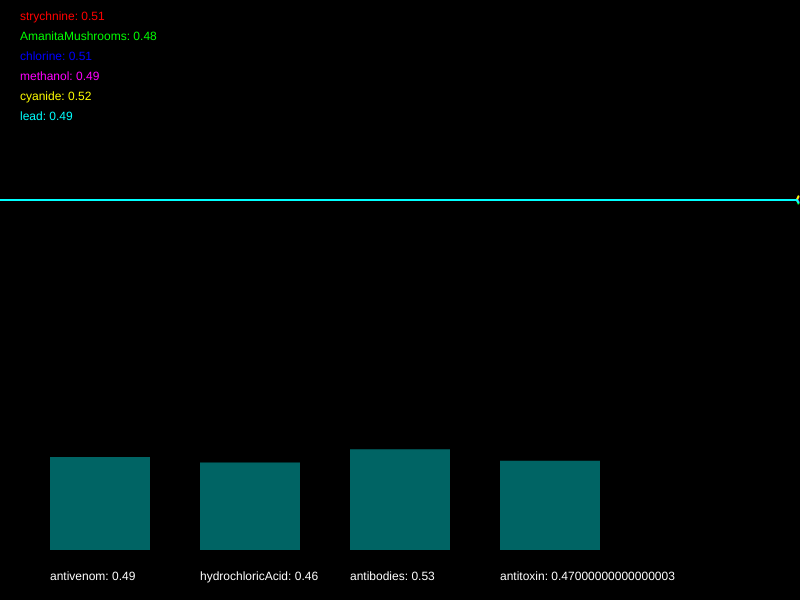
Frame 1 (no input)
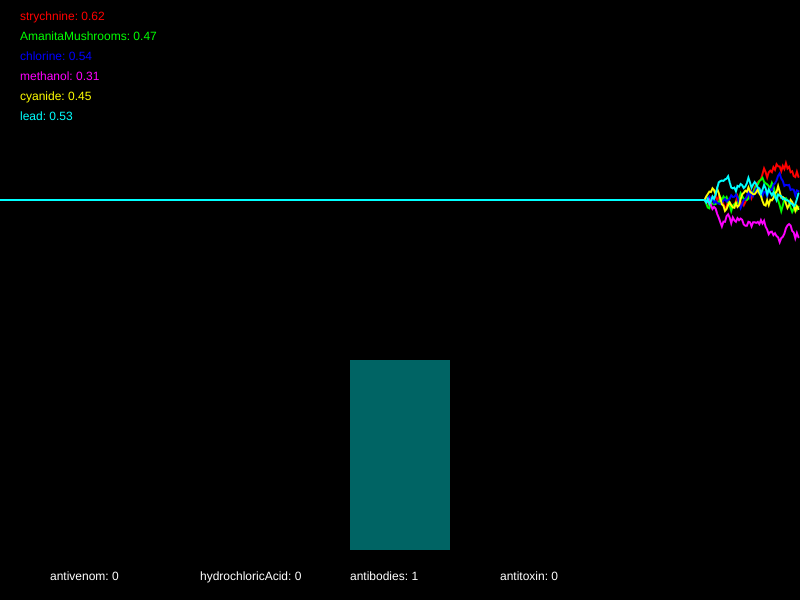
Frame 60 (no input)
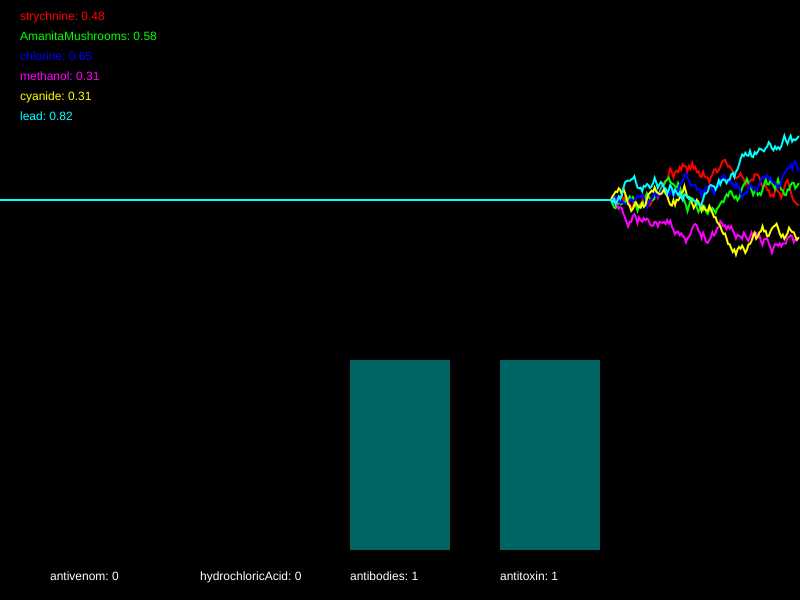
Frame 120 (the mouse pressed at the canvas centre since frame 60)

The p5.js sketch that drew these frames (run headless with seeded random() and noise() and a simulated clock; from frame 60 on, the mouse is pressed at the canvas centre):

// p5.js sketch
// ── sketch.js
/*

Officer: 6871370
CaseNum: 401-2-32618215-6871370

Case 401 - The Case of Norbert's Weiner Stand
Stage 3 - Bilious bagel

As I suspected Norbert has struck again. Ever inventive he’s set up a bagel stand and has laced the cream cheese with an ingenious but vicious toxin. This one is quite deadly so get yourself down to the lab right away.

You must develop the antidote by using conditional statements in the draw loop to do the following.

	- When either cyanide dips below 0.42, chlorine dips below 0.75, or perhaps strychnine dips below 0.27, decrease antivenom by 0.01
	- If lead goes above 0.71, AmanitaMushrooms goes above 0.67, and also methanol goes above 0.37, try increasing antivenom by 0.04
	- If either chlorine dips below 0.44, AmanitaMushrooms dips below 0.46, or perhaps cyanide dips below 0.67, decrease hydrochloricAcid by 0.04
	- When strychnine dips below 0.4 and methanol goes above 0.6, increment hydrochloricAcid by 0.04
	- If strychnine goes above 0.28 and methanol dips below 0.75, decrease antibodies by 0.01
	- When chlorine dips below 0.68 or AmanitaMushrooms dips below 0.37, increase antibodies by 0.04
	- When strychnine goes above 0.33, cyanide goes above 0.4, and also AmanitaMushrooms goes above 0.25, try decreasing antitoxin by 0.05
	- If methanol dips below 0.66 or chlorine goes above 0.55, raise antitoxin by 0.02


Your conditional statements should consider the following poisons:

	- strychnine
	- AmanitaMushrooms
	- chlorine
	- methanol
	- cyanide
	- lead


Your conditional statements should modify the following antidotes:

	- antivenom
	- hydrochloricAcid
	- antibodies
	- antitoxin


- There are many ways to complete this task but you should only use the following commands:

	if(){}
	>
	<
	&&
	||
	+=
	-=

*/

//Declare the poison variables
var strychnine;
var AmanitaMushrooms;
var chlorine;
var methanol;
var cyanide;
var lead;


//Declare the antidote variables
var antivenom;
var hydrochloricAcid;
var antibodies;
var antitoxin;


//This variable is used for drawing the graph
var graphs;


function setup()
{

	createCanvas(800,600);
	strokeWeight(2);

	//initialise the poisons and antidotes
	strychnine = 0.5;
	AmanitaMushrooms = 0.5;
	chlorine = 0.5;
	methanol = 0.5;
	cyanide = 0.5;
	lead = 0.5;
	antivenom = 0.5;
	hydrochloricAcid = 0.5;
	antibodies = 0.5;
	antitoxin = 0.5;


	//fills the graph with empty values
	graphs = [];

	for(var i = 0; i < 6; i++)
	{
		graphs.push([]);
		for(var j = 0; j < 512; j++)
		{
			graphs[i].push(0.5);
		}
	}

}

function draw()
{

	//Develop the antidote below
	//Write conditional statements to change the amount of each substance ...

	// - When either cyanide dips below 0.42, chlorine dips below 0.75, or perhaps strychnine dips below 0.27, decrease antivenom by 0.01
	// - If lead goes above 0.71, AmanitaMushrooms goes above 0.67, and also methanol goes above 0.37, try increasing antivenom by 0.04
	// - If either chlorine dips below 0.44, AmanitaMushrooms dips below 0.46, or perhaps cyanide dips below 0.67, decrease hydrochloricAcid by 0.04
	// - When strychnine dips below 0.4 and methanol goes above 0.6, increment hydrochloricAcid by 0.04
	// - If strychnine goes above 0.28 and methanol dips below 0.75, decrease antibodies by 0.01
	// - When chlorine dips below 0.68 or AmanitaMushrooms dips below 0.37, increase antibodies by 0.04
	// - When strychnine goes above 0.33, cyanide goes above 0.4, and also AmanitaMushrooms goes above 0.25, try decreasing antitoxin by 0.05
	// - If methanol dips below 0.66 or chlorine goes above 0.55, raise antitoxin by 0.02
	if(cyanide<0.42 || chlorine<0.75 || strychnine<0.27){antivenom-=0.01}
	if(lead>0.71 && AmanitaMushrooms>0.67 && methanol>0.37){antivenom+=0.04}
	if(chlorine<0.44 || AmanitaMushrooms<0.46 || cyanide<0.67){hydrochloricAcid-=0.04}
	if(strychnine<0.4 && methanol>0.6){hydrochloricAcid+=0.04}
	if(strychnine>0.28 && methanol<0.75){antibodies-=0.01}
	if(chlorine<0.68 || AmanitaMushrooms<0.37){antibodies+=0.04}
	if(strychnine>0.33 && cyanide>0.4 && AmanitaMushrooms>0.25){antitoxin-=0.05}
	if(methanol<0.66 || chlorine>0.55){antitoxin+=0.02}

	//////////////////////////////////////////////////////

	//the code below generates new values using random numbers

	/*
		For testing, you might want to temporarily comment out
		these lines and set the same variables to constant values
		instead.
	*/

	strychnine = nextValue(graphs[0],strychnine);
	AmanitaMushrooms = nextValue(graphs[1],AmanitaMushrooms);
	chlorine = nextValue(graphs[2],chlorine);
	methanol = nextValue(graphs[3],methanol);
	cyanide = nextValue(graphs[4],cyanide);
	lead = nextValue(graphs[5],lead);


	antivenom = constrain(antivenom, 0, 1);
	hydrochloricAcid = constrain(hydrochloricAcid, 0, 1);
	antibodies = constrain(antibodies, 0, 1);
	antitoxin = constrain(antitoxin, 0, 1);


	///////// DO NOT CHANGE THE CODE BELOW ///////////

	//drawing code

	// set background
	background(0);
	noFill();

	//draw the graphs for the vitals
	var colors = [
	color(255, 0, 0),
	color(0, 255, 0),
	color(0, 0, 255),
	color(255, 0, 255),
	color(255, 255, 0),
	color(0, 255, 255)
	];

	for(var i = 0; i < graphs.length; i++)
	{
		stroke(colors[i]);
		drawGraph(graphs[i]);
	}

	//draw the poisons as text
	noStroke();
	fill(colors[0]);
	text('strychnine: ' + nf(strychnine,1,2), 20,20);
	fill(colors[1]);
	text('AmanitaMushrooms: ' + nf(AmanitaMushrooms,1,2), 20,40);
	fill(colors[2]);
	text('chlorine: ' + nf(chlorine,1,2), 20,60);
	fill(colors[3]);
	text('methanol: ' + nf(methanol,1,2), 20,80);
	fill(colors[4]);
	text('cyanide: ' + nf(cyanide,1,2), 20,100);
	fill(colors[5]);
	text('lead: ' + nf(lead,1,2), 20,120);


	//draw the antidotes bar chart
	drawBar(antivenom,50,'antivenom');
	drawBar(hydrochloricAcid,200,'hydrochloricAcid');
	drawBar(antibodies,350,'antibodies');
	drawBar(antitoxin,500,'antitoxin');


}

function nextValue(graph, val)
{
	//gets the next value for a vital and puts it in an array for drawing
	var delta = random(-0.03,0.03);

	val += delta;
	if(val > 1 || val < 0)
	{
		delta *= -1;
		val += delta * 2;
	}

	graph.push(val)
	graph.shift();
	return val;
}

function drawGraph(graph)
{
	//draws an array as a graph
	beginShape();
	for(var i = 0; i < graph.length; i++)
	{
			vertex(width * i/512, height * 0.5 - graph[i]* height/3)
	}
	endShape();
}


function drawBar(val, x, name)
{
	//draws the bars for bar chart
    noStroke();
    fill(0,100,100);
	var mh = height * 0.4 - 50;
	rect(x,(height - 50) - val*mh, 100, val*mh);
    fill(255);
	text(name + ": " + val, x, height - 20);
}
